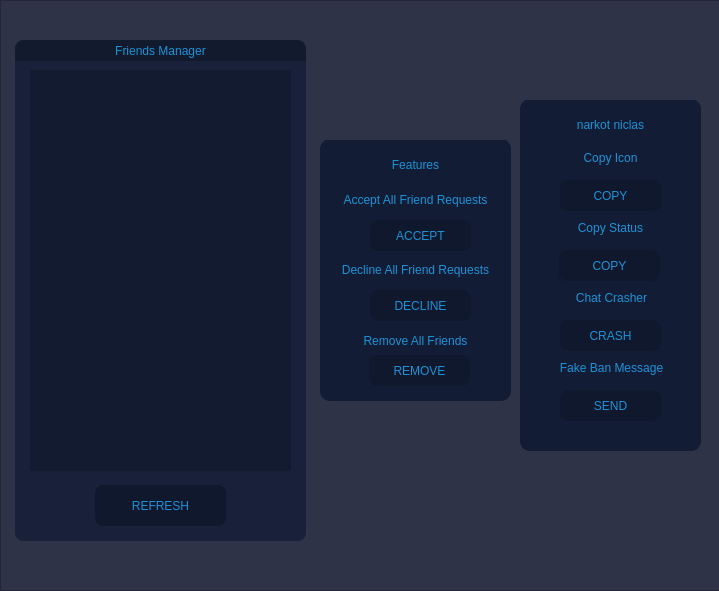
<?xml version="1.0" encoding="UTF-8"?>
<ui version="4.0">
 <class>IRFTool</class>
 <widget class="QMainWindow" name="IRFTool">
  <property name="geometry">
   <rect>
    <x>0</x>
    <y>0</y>
    <width>719</width>
    <height>591</height>
   </rect>
  </property>
  <property name="windowTitle">
   <string>MainWindow</string>
  </property>
  <property name="styleSheet">
   <string notr="true"/>
  </property>
  <widget class="QWidget" name="friendsPage">
   <widget class="QFrame" name="friendsBg">
    <property name="geometry">
     <rect>
      <x>0</x>
      <y>0</y>
      <width>721</width>
      <height>591</height>
     </rect>
    </property>
    <property name="styleSheet">
     <string notr="true">background-color: rgb(46, 51, 72);</string>
    </property>
    <property name="frameShape">
     <enum>QFrame::StyledPanel</enum>
    </property>
    <property name="frameShadow">
     <enum>QFrame::Raised</enum>
    </property>
    <widget class="QFrame" name="friendsManagerFrame">
     <property name="geometry">
      <rect>
       <x>15</x>
       <y>40</y>
       <width>291</width>
       <height>501</height>
      </rect>
     </property>
     <property name="styleSheet">
      <string notr="true">
border-radius: 8px;
background-color: rgba(19, 28, 53, 200);</string>
     </property>
     <property name="frameShape">
      <enum>QFrame::StyledPanel</enum>
     </property>
     <property name="frameShadow">
      <enum>QFrame::Raised</enum>
     </property>
     <widget class="QPushButton" name="refreshFriendsBtn">
      <property name="geometry">
       <rect>
        <x>80</x>
        <y>445</y>
        <width>131</width>
        <height>41</height>
       </rect>
      </property>
      <property name="styleSheet">
       <string notr="true">QPushButton {
	font: 87 9pt &quot;Arial Black&quot;;
	color: rgb(28, 146, 214);
	background-color: rgb(16, 24, 45);
	border-radius: 8px;
}

QPushButton:hover {
	
	background-color: rgba(17, 25, 47, 190);
}

QPushButton:pressed {
	background-color: rgb(16, 24, 45);


}</string>
      </property>
      <property name="text">
       <string>REFRESH</string>
      </property>
     </widget>
     <widget class="QFrame" name="topBarFriends">
      <property name="geometry">
       <rect>
        <x>0</x>
        <y>0</y>
        <width>291</width>
        <height>21</height>
       </rect>
      </property>
      <property name="styleSheet">
       <string notr="true">background-color: rgb(31, 34, 49);
background-color: rgb(18, 26, 45);
border-radius: 10px;</string>
      </property>
      <property name="frameShape">
       <enum>QFrame::StyledPanel</enum>
      </property>
      <property name="frameShadow">
       <enum>QFrame::Raised</enum>
      </property>
      <widget class="QFrame" name="inviFrameFriends">
       <property name="geometry">
        <rect>
         <x>0</x>
         <y>9</y>
         <width>21</width>
         <height>71</height>
        </rect>
       </property>
       <property name="frameShape">
        <enum>QFrame::StyledPanel</enum>
       </property>
       <property name="frameShadow">
        <enum>QFrame::Raised</enum>
       </property>
      </widget>
      <widget class="QFrame" name="inviFrameFriends2">
       <property name="geometry">
        <rect>
         <x>275</x>
         <y>10</y>
         <width>31</width>
         <height>80</height>
        </rect>
       </property>
       <property name="frameShape">
        <enum>QFrame::StyledPanel</enum>
       </property>
       <property name="frameShadow">
        <enum>QFrame::Raised</enum>
       </property>
      </widget>
      <widget class="QLabel" name="friendManagerLabel">
       <property name="geometry">
        <rect>
         <x>20</x>
         <y>0</y>
         <width>251</width>
         <height>21</height>
        </rect>
       </property>
       <property name="styleSheet">
        <string notr="true">font: 87 9pt &quot;Segoe UI Black&quot;;

color: rgb(28, 146, 214);</string>
       </property>
       <property name="text">
        <string>Friends Manager</string>
       </property>
       <property name="alignment">
        <set>Qt::AlignCenter</set>
       </property>
      </widget>
     </widget>
     <widget class="QListWidget" name="friendList">
      <property name="geometry">
       <rect>
        <x>15</x>
        <y>30</y>
        <width>261</width>
        <height>401</height>
       </rect>
      </property>
      <property name="styleSheet">
       <string notr="true">QListWidget {
	background-color: rgba(18, 26, 45, 190);
	border-radius: 0px;
}

QListWidget::item {
	font: 87 9pt &quot;Segoe UI Black&quot;;
	color: rgb(28, 146, 214);

}</string>
      </property>
     </widget>
    </widget>
    <widget class="QFrame" name="frame">
     <property name="geometry">
      <rect>
       <x>320</x>
       <y>140</y>
       <width>191</width>
       <height>261</height>
      </rect>
     </property>
     <property name="styleSheet">
      <string notr="true">background-color: rgb(19, 28, 53);
border-radius: 10px;
font: 87 9pt &quot;Segoe UI Black&quot;;

color: rgb(28, 146, 214);</string>
     </property>
     <property name="frameShape">
      <enum>QFrame::StyledPanel</enum>
     </property>
     <property name="frameShadow">
      <enum>QFrame::Raised</enum>
     </property>
     <widget class="QPushButton" name="acceptAllFriendsBtn">
      <property name="geometry">
       <rect>
        <x>50</x>
        <y>80</y>
        <width>101</width>
        <height>31</height>
       </rect>
      </property>
      <property name="styleSheet">
       <string notr="true">QPushButton {
	font: 87 9pt &quot;Arial Black&quot;;
	color: rgb(28, 146, 214);
	background-color: rgb(16, 24, 45);
	border-radius: 8px;
}

QPushButton:hover {
	
	background-color: rgba(17, 25, 47, 190);
}

QPushButton:pressed {
	background-color: rgb(16, 24, 45);


}</string>
      </property>
      <property name="text">
       <string>ACCEPT</string>
      </property>
     </widget>
     <widget class="QPushButton" name="declineAllFriendsBtn">
      <property name="geometry">
       <rect>
        <x>50</x>
        <y>150</y>
        <width>101</width>
        <height>31</height>
       </rect>
      </property>
      <property name="styleSheet">
       <string notr="true">QPushButton {
	font: 87 9pt &quot;Arial Black&quot;;
	color: rgb(28, 146, 214);
	background-color: rgb(16, 24, 45);
	border-radius: 8px;
}

QPushButton:hover {
	
	background-color: rgba(17, 25, 47, 190);
}

QPushButton:pressed {
	background-color: rgb(16, 24, 45);


}</string>
      </property>
      <property name="text">
       <string>DECLINE</string>
      </property>
     </widget>
     <widget class="QPushButton" name="removeAllFriendsBtn">
      <property name="geometry">
       <rect>
        <x>49</x>
        <y>215</y>
        <width>101</width>
        <height>31</height>
       </rect>
      </property>
      <property name="styleSheet">
       <string notr="true">QPushButton {
	font: 87 9pt &quot;Arial Black&quot;;
	color: rgb(28, 146, 214);
	background-color: rgb(16, 24, 45);
	border-radius: 8px;
}

QPushButton:hover {
	
	background-color: rgba(17, 25, 47, 190);
}

QPushButton:pressed {
	background-color: rgb(16, 24, 45);


}</string>
      </property>
      <property name="text">
       <string>REMOVE</string>
      </property>
     </widget>
     <widget class="QLabel" name="acceptAllFriendsLabel">
      <property name="geometry">
       <rect>
        <x>0</x>
        <y>50</y>
        <width>191</width>
        <height>20</height>
       </rect>
      </property>
      <property name="styleSheet">
       <string notr="true">font: 87 9pt &quot;Segoe UI Black&quot;;

color: rgb(28, 146, 214);</string>
      </property>
      <property name="text">
       <string>Accept All Friend Requests</string>
      </property>
      <property name="alignment">
       <set>Qt::AlignCenter</set>
      </property>
     </widget>
     <widget class="QLabel" name="declineAllFriendsLabel">
      <property name="geometry">
       <rect>
        <x>0</x>
        <y>120</y>
        <width>191</width>
        <height>20</height>
       </rect>
      </property>
      <property name="text">
       <string>Decline All Friend Requests</string>
      </property>
      <property name="alignment">
       <set>Qt::AlignCenter</set>
      </property>
     </widget>
     <widget class="QLabel" name="removeAllFriendsLabel">
      <property name="geometry">
       <rect>
        <x>0</x>
        <y>191</y>
        <width>191</width>
        <height>20</height>
       </rect>
      </property>
      <property name="text">
       <string>Remove All Friends</string>
      </property>
      <property name="alignment">
       <set>Qt::AlignCenter</set>
      </property>
     </widget>
     <widget class="QLabel" name="featuresLabel">
      <property name="geometry">
       <rect>
        <x>0</x>
        <y>-1</y>
        <width>191</width>
        <height>51</height>
       </rect>
      </property>
      <property name="styleSheet">
       <string notr="true">font: 87 10pt &quot;Segoe UI Black&quot;;</string>
      </property>
      <property name="text">
       <string>Features</string>
      </property>
      <property name="alignment">
       <set>Qt::AlignCenter</set>
      </property>
     </widget>
    </widget>
    <widget class="QFrame" name="friendSelected">
     <property name="geometry">
      <rect>
       <x>520</x>
       <y>100</y>
       <width>181</width>
       <height>351</height>
      </rect>
     </property>
     <property name="styleSheet">
      <string notr="true">background-color: rgb(19, 28, 53);
border-radius: 10px;
font: 87 9pt &quot;Segoe UI Black&quot;;

color: rgb(28, 146, 214);</string>
     </property>
     <property name="frameShape">
      <enum>QFrame::StyledPanel</enum>
     </property>
     <property name="frameShadow">
      <enum>QFrame::Raised</enum>
     </property>
     <widget class="QLabel" name="friendNameLabel">
      <property name="geometry">
       <rect>
        <x>0</x>
        <y>-1</y>
        <width>181</width>
        <height>51</height>
       </rect>
      </property>
      <property name="styleSheet">
       <string notr="true">font: 87 10pt &quot;Segoe UI Black&quot;;</string>
      </property>
      <property name="text">
       <string>narkot niclas</string>
      </property>
      <property name="alignment">
       <set>Qt::AlignCenter</set>
      </property>
     </widget>
     <widget class="QPushButton" name="copyIconBtn">
      <property name="geometry">
       <rect>
        <x>40</x>
        <y>80</y>
        <width>101</width>
        <height>31</height>
       </rect>
      </property>
      <property name="styleSheet">
       <string notr="true">QPushButton {
	font: 87 9pt &quot;Arial Black&quot;;
	color: rgb(28, 146, 214);
	background-color: rgb(16, 24, 45);
	border-radius: 8px;
}

QPushButton:hover {
	
	background-color: rgba(17, 25, 47, 190);
}

QPushButton:pressed {
	background-color: rgb(16, 24, 45);


}</string>
      </property>
      <property name="text">
       <string>COPY</string>
      </property>
     </widget>
     <widget class="QPushButton" name="copyStatusBtn">
      <property name="geometry">
       <rect>
        <x>39</x>
        <y>150</y>
        <width>101</width>
        <height>31</height>
       </rect>
      </property>
      <property name="styleSheet">
       <string notr="true">QPushButton {
	font: 87 9pt &quot;Arial Black&quot;;
	color: rgb(28, 146, 214);
	background-color: rgb(16, 24, 45);
	border-radius: 8px;
}

QPushButton:hover {
	
	background-color: rgba(17, 25, 47, 190);
}

QPushButton:pressed {
	background-color: rgb(16, 24, 45);


}</string>
      </property>
      <property name="text">
       <string>COPY</string>
      </property>
     </widget>
     <widget class="QPushButton" name="banMessageBtn">
      <property name="geometry">
       <rect>
        <x>40</x>
        <y>290</y>
        <width>101</width>
        <height>31</height>
       </rect>
      </property>
      <property name="styleSheet">
       <string notr="true">QPushButton {
	font: 87 9pt &quot;Arial Black&quot;;
	color: rgb(28, 146, 214);
	background-color: rgb(16, 24, 45);
	border-radius: 8px;
}

QPushButton:hover {
	
	background-color: rgba(17, 25, 47, 190);
}

QPushButton:pressed {
	background-color: rgb(16, 24, 45);


}</string>
      </property>
      <property name="text">
       <string>SEND</string>
      </property>
     </widget>
     <widget class="QLabel" name="copyIconLabel">
      <property name="geometry">
       <rect>
        <x>0</x>
        <y>50</y>
        <width>181</width>
        <height>16</height>
       </rect>
      </property>
      <property name="text">
       <string>Copy Icon</string>
      </property>
      <property name="alignment">
       <set>Qt::AlignCenter</set>
      </property>
     </widget>
     <widget class="QLabel" name="copyStatusLabel">
      <property name="geometry">
       <rect>
        <x>0</x>
        <y>120</y>
        <width>181</width>
        <height>16</height>
       </rect>
      </property>
      <property name="text">
       <string>Copy Status</string>
      </property>
      <property name="alignment">
       <set>Qt::AlignCenter</set>
      </property>
     </widget>
     <widget class="QLabel" name="fakeBanLabel">
      <property name="geometry">
       <rect>
        <x>1</x>
        <y>260</y>
        <width>181</width>
        <height>16</height>
       </rect>
      </property>
      <property name="text">
       <string>Fake Ban Message</string>
      </property>
      <property name="alignment">
       <set>Qt::AlignCenter</set>
      </property>
     </widget>
     <widget class="QLabel" name="crashChatLabel">
      <property name="geometry">
       <rect>
        <x>1</x>
        <y>190</y>
        <width>181</width>
        <height>16</height>
       </rect>
      </property>
      <property name="text">
       <string>Chat Crasher</string>
      </property>
      <property name="alignment">
       <set>Qt::AlignCenter</set>
      </property>
     </widget>
     <widget class="QPushButton" name="chatCrashBtn">
      <property name="geometry">
       <rect>
        <x>40</x>
        <y>220</y>
        <width>101</width>
        <height>31</height>
       </rect>
      </property>
      <property name="styleSheet">
       <string notr="true">QPushButton {
	font: 87 9pt &quot;Arial Black&quot;;
	color: rgb(28, 146, 214);
	background-color: rgb(16, 24, 45);
	border-radius: 8px;
}

QPushButton:hover {
	
	background-color: rgba(17, 25, 47, 190);
}

QPushButton:pressed {
	background-color: rgb(16, 24, 45);


}</string>
      </property>
      <property name="text">
       <string>CRASH</string>
      </property>
     </widget>
    </widget>
   </widget>
  </widget>
 </widget>
 <resources/>
 <connections/>
</ui>
